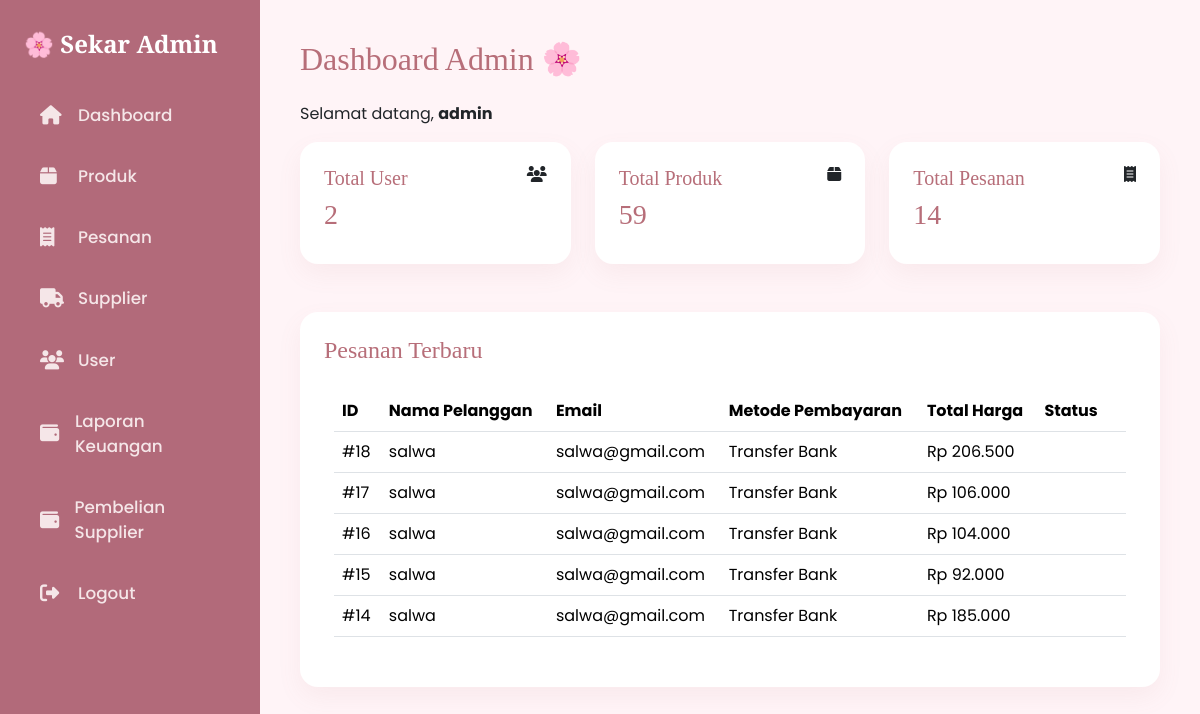
/admin.php (signed in), run on the app's committed database.
### tables this page shows
CREATE TABLE `pesanan` (
  `id_pesanan` int(11) NOT NULL,
  `id_pelanggan` int(11) NOT NULL,
  `tanggal` datetime DEFAULT current_timestamp(),
  `total` int(11) DEFAULT 0,
  `status` enum('Menunggu Pembayaran','Diproses','Selesai','Dibatalkan') DEFAULT 'Menunggu Pembayaran',
  `metode_pembayaran` varchar(50) DEFAULT NULL,
  `bukti` varchar(255) DEFAULT NULL
);

CREATE TABLE `pelanggan` (
  `id_pelanggan` int(11) NOT NULL,
  `nama` varchar(100) DEFAULT NULL,
  `email` varchar(100) DEFAULT NULL,
  `telepon` varchar(20) DEFAULT NULL,
  `alamat` text DEFAULT NULL
);

### admin.php (the view, shortened to what this page needs)
<?php
include 'koneksi.php';
$user = $koneksi->query("SELECT COUNT(*) as total FROM users");
$totalUser = $user->fetch_assoc()['total'];
$produk = $koneksi->query("SELECT COUNT(*) as total FROM produk");
$totalProduk = $produk->fetch_assoc()['total'];
$pesanan = $koneksi->query("SELECT COUNT(*) as total FROM pesanan");
$totalPesanan = $pesanan->fetch_assoc()['total'];
$sqlRecent = "
    SELECT
        p.id_pesanan,
        pl.nama,
        pl.email,
        p.metode_pembayaran,
        p.total,
        p.status
    FROM pesanan p
    JOIN pelanggan pl ON p.id_pelanggan = pl.id_pelanggan
    ORDER BY p.id_pesanan DESC
    LIMIT 5
";
$recent = $koneksi->query($sqlRecent);
?>
<!DOCTYPE html>
<html lang="id">
<head>
    <link href="https://cdn.jsdelivr.net/npm/bootstrap@5.3.2/dist/css/bootstrap.min.css" rel="stylesheet">
    <link rel="stylesheet" href="https://cdnjs.cloudflare.com/ajax/libs/font-awesome/6.4.2/css/all.min.css">
</head>
<body>
<?php include 'sidebar.php'; ?>
<div class="main">
    <h2 class="mb-4">Dashboard Admin 🌸</h2>
    <p>Selamat datang, <b><?php echo htmlspecialchars($_SESSION['username']); ?></b></p>
    <div class="row g-4 mb-5">
        <div class="col-md-4">
            <div class="card card-box p-4">
                <div class="d-flex justify-content-between">
                    <div>
                        <h5>Total User</h5>
                        <h3><?php echo $totalUser; ?></h3>
                    </div>
                    <i class="fa fa-users stat-icon"></i>
                </div>
            </div>
        </div>
        <div class="col-md-4">
            <div class="card card-box p-4">
                <div class="d-flex justify-content-between">
                    <div>
                        <h5>Total Produk</h5>
                        <h3><?php echo $totalProduk; ?></h3>
                    </div>
                    <i class="fa fa-box stat-icon"></i>
                </div>
            </div>
        </div>
        <div class="col-md-4">
            <div class="card card-box p-4">
                <div class="d-flex justify-content-between">
                    <div>
                        <h5>Total Pesanan</h5>
                        <h3><?php echo $totalPesanan; ?></h3>
                    </div>
                    <i class="fa fa-receipt stat-icon"></i>
                </div>
            </div>
        </div>
    </div>
    <div class="card card-box p-4">
        <h4 class="mb-3">Pesanan Terbaru</h4>
        <div class="table-responsive">
            <table class="table table-hover align-middle">
                <thead>
                    <tr>
                        <th>ID</th>
                        <th>Nama Pelanggan</th>
                        <th>Email</th>
                        <th>Metode Pembayaran</th>
                        <th>Total Harga</th>
                        <th>Status</th>
                    </tr>
                </thead>
                <tbody>
                    <?php
                    if ($recent->num_rows > 0) {
                        while ($row = $recent->fetch_assoc()) {
                    ?>
                    <tr>
                        <td>#<?php echo $row['id_pesanan']; ?></td>
                        <td><?php echo htmlspecialchars($row['nama']); ?></td>
                        <td><?php echo htmlspecialchars($row['email']); ?></td>
                        <td><?php echo htmlspecialchars($row['metode_pembayaran'] ?? '-'); ?></td>
                        <td>Rp <?php echo number_format($row['total'], 0, ',', '.'); ?></td>
                        <td>
                            <span class="badge badge-status">
                            </span>
                        </td>
                    </tr>
                    <?php
                        }
                    } else {
                        echo "<tr><td colspan='6' class='text-center text-muted py-3'>Belum ada transaksi pesanan terbaru</td></tr>";
                    }
                    ?>
                </tbody>
            </table>
        </div>
    </div>
</div>
</body>
</html>

### admin.php (style rules this page uses)
body { font-family: 'Poppins', sans-serif; background: #fff4f7; margin: 0; padding: 0; }
h2, h3, h4, h5 { font-family: 'Playfair Display', serif; color: #b76e79; }
.main { margin-left: 260px; padding: 40px; }
.card-box { border: none; border-radius: 18px; box-shadow: 0 10px 25px rgba(183,110,121,0.08); }
.table-responsive { background: white; border-radius: 12px; padding: 10px; }

### data on the page
pesanan: id_pesanan "18", id_pelanggan.nama "salwa", id_pelanggan.email "salwa@gmail.com", metode_pembayaran "Transfer Bank", total "206.500"
pesanan: id_pesanan "17", id_pelanggan.nama "salwa", id_pelanggan.email "salwa@gmail.com", metode_pembayaran "Transfer Bank", total "106.000"
pesanan: id_pesanan "16", id_pelanggan.nama "salwa", id_pelanggan.email "salwa@gmail.com", metode_pembayaran "Transfer Bank", total "104.000"
pesanan: id_pesanan "15", id_pelanggan.nama "salwa", id_pelanggan.email "salwa@gmail.com", metode_pembayaran "Transfer Bank", total "92.000"
pesanan: id_pesanan "14", id_pelanggan.nama "salwa", id_pelanggan.email "salwa@gmail.com", metode_pembayaran "Transfer Bank", total "185.000"

### other printed values
$_SESSION['username'] "admin"
$totalUser "2"
$totalProduk "59"
$totalPesanan "14"
